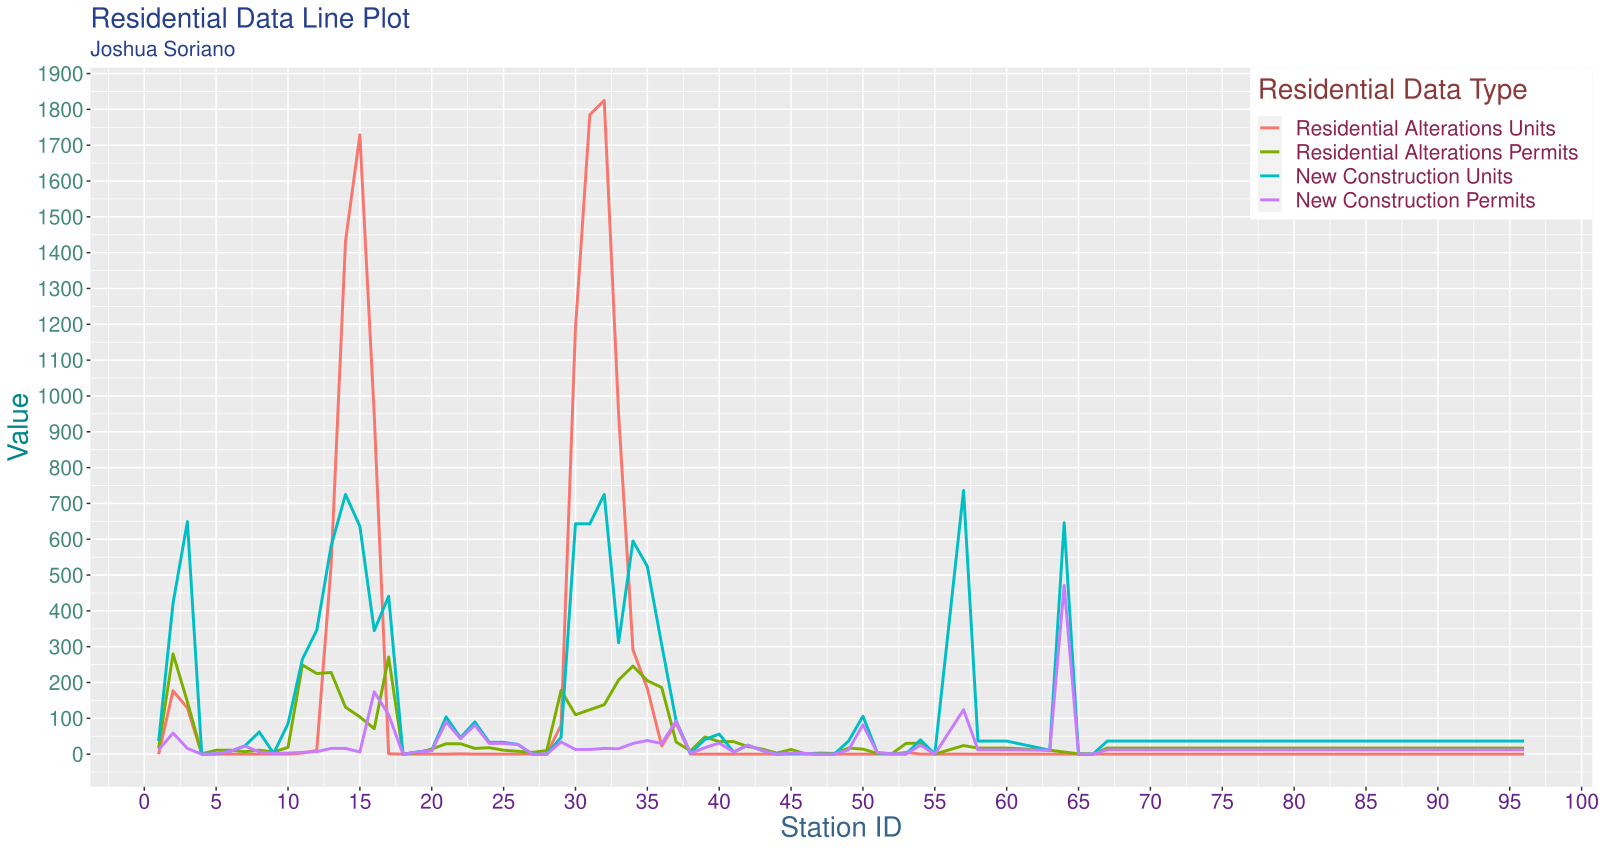

Write the R code that produced this figure.
# load packages

library(scales)
library(ggplot2)
library(tidyverse)
library(reshape2)

# disable scientific notation

options(scipen = 999)

# Melt data for multicolumn plotting

MTAresdf <- data.frame(Station_ID = MTAdata$Station.ID,
                       MTAdata$Residential.Alterations..units.,
                       MTAdata$Residentail.Alterations..permits.,
                       MTAdata$Residential.New.Construction..units.,
                       MTAdata$Residential.New.Construction..permits.) %>%
  melt(id.vars = "Station_ID", variable.name = "series")

# Create plot for residential data

ggplot(MTAresdf, aes(Station_ID, value, color = series)) +
  geom_line(size = 1) +
  scale_x_continuous(breaks = seq(0, 100, 5), ) +
  scale_y_continuous(breaks = seq(0, 9000, 100)) +
  scale_color_discrete(name = "Residential Data Type", 
                   labels = c("Residential Alterations Units",
                              "Residential Alterations Permits",
                              "New Construction Units",
                              "New Construction Permits")) +
  labs(title = "Residential Data Line Plot", x = "Station ID", y = "Value",
       subtitle = "Joshua Soriano") +
  theme(axis.title.x = element_text(color = "steelblue4", size = 20),
        axis.text.x = element_text(color = "darkorchid4", size = 15),
        axis.title.y = element_text(color = "turquoise4", size = 20),
        axis.text.y = element_text(color = "aquamarine4", size = 15),
        legend.title = element_text(color = "indianred4", size = 20),
        legend.text = element_text(color = "violetred4", size = 15),
        legend.position = c(1, 1),
        legend.justification = c(1, 1),
        plot.title = element_text(color = "royalblue4", size = 20),
        plot.subtitle = element_text(color = "royalblue4", size = 15))
